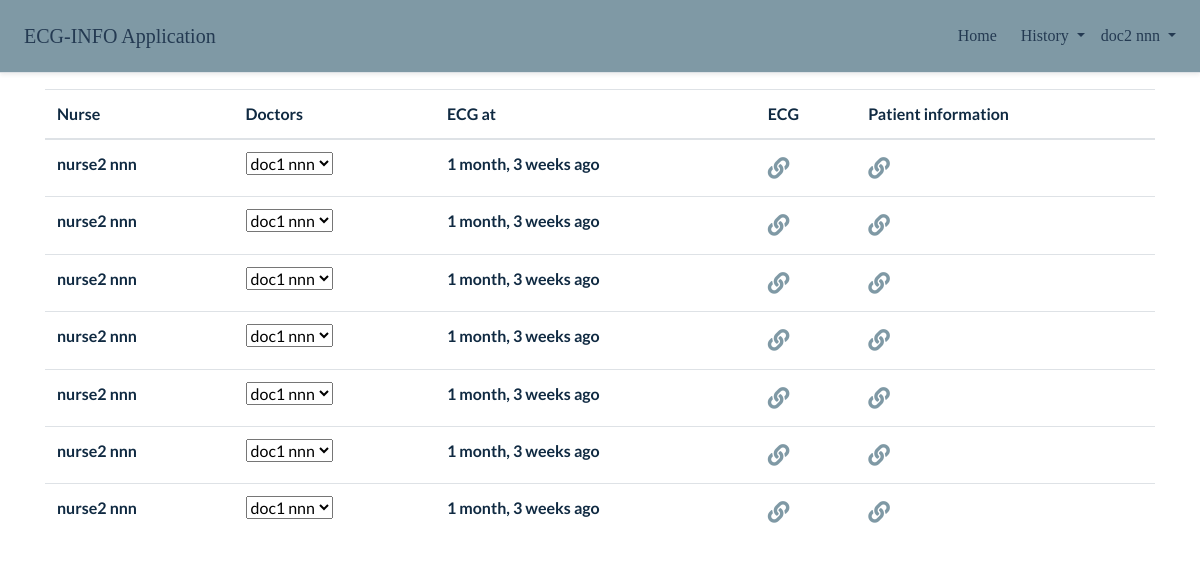
The page /patient/2/ (signed in) on the database its author committed.
### customUser/models.py (models this page shows, shortened)
class User(AbstractBaseUser, PermissionsMixin):
    username = models.CharField(max_length=100, unique=True, validators=[validate_national_id])
    fullname = models.CharField(max_length=150, blank=True, null=True)
    date_joined = models.DateTimeField(auto_now_add=True)
    is_active = models.BooleanField(default=False)
    is_admin = models.BooleanField(default=False)
    is_staff = models.BooleanField(default=False)
    is_superuser = models.BooleanField(default=False)
    USER_TYPE_CHOICES = (
        (1, 'doctor'),
        (2, 'nurse'),
        (3, 'patient'),
    )
    user_type = models.PositiveSmallIntegerField(choices=USER_TYPE_CHOICES, blank=True, null=True)
    objects = MyUserManager()
    USERNAME_FIELD = 'username'
    REQUIRED_FIELDS = []

### info/models.py (models this page shows, shortened)
class ECGInformation(models.Model) :
    doctors = models.ManyToManyField(User, related_name='doctor_ecg_data', limit_choices_to={'user_type':1},
                                    verbose_name='Doctor')
    nurse = models.ForeignKey(User, on_delete=models.PROTECT, related_name='nurse_ecg_data',
                                    limit_choices_to={'user_type':2}, verbose_name='Nurse')
    patient = models.ForeignKey(Information, on_delete=models.PROTECT, related_name='ecg', verbose_name='Related patient')
    ecg = ContentTypeRestrictedFileField(upload_to=file_directory_path, content_types=['application/json', 'text/plain',],
                                        max_upload_size=2621440)
    slug = models.SlugField(max_length=250, blank=True)
    recorded_at = models.DateTimeField()
    created = models.DateTimeField(auto_now_add=True)
    updated = models.DateTimeField(auto_now=True)
    class Meta :
        verbose_name = 'ECG Information'
        verbose_name_plural = 'ECG Information'
    def get_absolute_url(self) :
        return reverse('interface:patient_ecg', kwargs={'pk':self.pk, 'slug':self.slug})

### interface/decorators.py (the view)
    def wrap(request, *args, **kwargs):
        if request.user.user_type == 1 :
            return function(request, *args, **kwargs)
        else:
            raise PermissionDenied

### info/models.py (called while the page is built)
    def get_absolute_url(self) :
        return reverse('interface:patient_info', kwargs={'pk':self.pk, 'slug':self.slug})

### interface/views.py (called while the page is built)
@login_required
@is_doctor
def patient_history(request, pk) :
    patient = get_object_or_404(Information, pk=pk).fullname
    all_ecgs= ECGInformation.objects.filter(patient_id=pk).order_by('-created')
    paginator = Paginator(all_ecgs, 10)
    page_number = request.GET.get('page')
    ecgs = paginator.get_page(page_number)
    return render(request, 'interface/patient_history.html', {'ecgs' : ecgs, 'owner' : patient})

### templates/interface/patient_history.html (shortened to what this page needs)
{% extends "base/base.html" %}
{% load static %}
{% load humanize %}
{% block links %}
    <link rel="stylesheet" href="{% static 'css/interface/home.css' %}">
{% endblock %}
{% block content %}
{% include 'base/nav-main.html' %}
<div class="container">
    <table class="table">
        <thead>
            <tr>
                <th scope="col">Nurse</th>
                <th scope="col">Doctors</th>
                <th scope="col">ECG at</th>
                <th scope="col">ECG</th>
                <th scope="col">Patient information</th>
            </tr>
        </thead>
        <tbody>
            {% for ecg in ecgs %}
            <tr>
                <th>{{ ecg.nurse.fullname }}</th>
                {% with ecg.doctors.all as doctors %}
                <th>
                <select>
                    {% for doctor in doctors %}
                        <option>{{ doctor.fullname }}</option>
                    {% endfor %}
                </select>
                </th>
                {% endwith %}
                <th>{{ ecg.recorded_at|naturaltime }}</th>
                <th><a class="patient-link" href="{{ ecg.get_absolute_url }}"><i class="fas fa-link"></i></a></th>
                <th><a class="patient-link" href="{{ ecg.patient.get_absolute_url }}"><i class="fas fa-link"></i></a></th>
            </tr>
            {% endfor %}
        </tbody>
    </table>
</div>
{% endblock %}

### templates/base/nav-main.html (shortened to what this page needs)
<div id="main-navbar" class="d-flex flex-column flex-md-row align-items-center p-3 px-md-4 mb-3 border-bottom shadow-sm">
    <h5 class="my-0 mr-md-auto font-weight-normal">
        <a href="/">ECG-INFO Application</a>
    </h5>
    <nav class="my-2 my-md-0 mr-md-3 ml-auto">
        {% if request.user.is_authenticated %}
            <a class="p-2" href="{% url 'interface:home' %}">Home</a>
        {% endif %}
    </nav>
    {% if request.user.is_authenticated %}
    <ul class="navbar-nav">
        <li class="nav-item dropdown">
            <a href="#" class="nav-link dropdown-toggle" data-toggle="dropdown">
                History
            </a>
        </li>
    </ul>
    <ul class="navbar-nav ml-3">
        <li class="nav-item dropdown">
            <a href="#" class="nav-link dropdown-toggle" data-toggle="dropdown">
                {{ request.user.fullname }}
            </a>
        </li>
    </ul>
    {% else %}
    <nav>
        <a class="p-2" href="{% url 'accounts:login' %}">Login</a>
    </nav>
    {% endif %}
</div>

### static/css/base/navbar1.css (style rules this page uses)
:root { --clr-navbar: rgba(38, 82, 102, 0.59); --clr-middle: rgba(38, 82, 102, 0.59); --clr-body-background : rgba(191, 191, 191, 0.946); --ff-secondary: "Grand Hotel", cursive; --clr-primary-1: hsl(184, 91%, 17%); --clr-primary-2: hsl(185, 84%, 25%); --clr-primary-3: hsl(185, 81%, 29%); --clr-primary-4: hsl(184, 77%, 34%); --clr-primary-5: hsl(185, 62%, 45%); --clr-primary-6: hsl(185, 57%, 50%); --clr-primary-7: hsl(184, 65%, 59%); --clr-primary-8: hsl(184, 80%, 74%); --clr-primary-9: hsl(185, 94%, 87%); --clr-primary-10: hsl(186, 100%, 94%); --clr-grey-1: hsl(209, 61%, 16%); --clr-grey-2: hsl(211, 39%, 23%); --clr-grey-3: hsl(209, 34%, 30%); --clr-grey-4: hsl(209, 28%, 39%); --clr-grey-5: hsl(210, 22%, 49%); --clr-grey-6: hsl(209, 23%, 60%); --clr-grey-7: hsl(211, 27%, 70%); --clr-grey-8: hsl(210, 31%, 80%); --clr-grey-9: hsl(212, 33%, 89%); --clr-grey-10: hsl(210, 36%, 96%); --clr-white: #fff; --ff-primary: "Lato", sans-serif; --transition: all 0.3s linear; --spacing: 0.25rem; --radius: 0.5rem; --light-shadow: 0 5px 15px rgba(0, 0, 0, 0.1); --dark-shadow: 0 5px 15px rgba(0, 0, 0, 0.2); }
* { margin: 0; padding: 0; box-sizing: border-box; }
body { font-family: var(--ff-primary); background: var(--clr-white); color: var(--clr-grey-1); line-height: 1.5; font-size: 0.875rem; }
#main-navbar { background: var(--clr-navbar); font-family: var(--ff-secondary); }
ul { list-style-type: none; }
a { text-decoration: none; }
@media screen and (min-width: 800px) { body { font-size: 1rem; } }

### static/css/interface/home.css (style rules this page uses)
.patient-link { font-size: 1.35rem; }
.patient-link > i { transition: var(--transition); color: var(--clr-navbar); }

### templates/base/nav-main.html (style rules this page uses)
a { color: var(--clr-grey-2); }

### rows shown on the page
User: user.fullname "doc2 nnn"
ECGInformation: nurse.fullname "nurse2 nnn", recorded_at "1 month, 3 weeks ago"
ECGInformation: nurse.fullname "nurse2 nnn", recorded_at "1 month, 3 weeks ago"
ECGInformation: nurse.fullname "nurse2 nnn", recorded_at "1 month, 3 weeks ago"
ECGInformation: nurse.fullname "nurse2 nnn", recorded_at "1 month, 3 weeks ago"
ECGInformation: nurse.fullname "nurse2 nnn", recorded_at "1 month, 3 weeks ago"
ECGInformation: nurse.fullname "nurse2 nnn", recorded_at "1 month, 3 weeks ago"
ECGInformation: nurse.fullname "nurse2 nnn", recorded_at "1 month, 3 weeks ago"

### other values the page prints
form field value "doc1 nnn"
